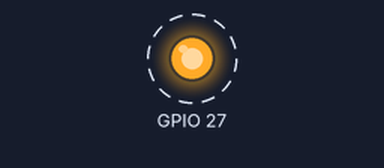
A program run on a simulated Raspberry Pi (BCM pin numbers). On the bench: output pins drawn as LEDs (lit = HIGH). Dashed ring = blinking. What the program prints to the terminal is not drawn.

Above: at 0.5 s.
Timing chart, 0 to 4.6 s (numbered marks = the images above):
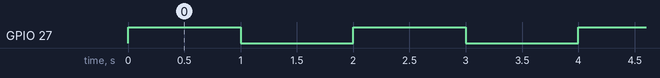

Measured:
- by itself, GPIO 27: alternates HIGH for 1.0 s and LOW for 1.0 s

The program:

led.py
```python
import RPi.GPIO as GPIO
import time

GPIO.setmode(GPIO.BCM)
GPIO.setup(27,GPIO.OUT)

try:
    print("LED funcionando. Presiona ctrl C para salir")
    while True:
        GPIO.output(27, True)
        time.sleep(1)
        GPIO.output(27, False)
        time.sleep(1)
except KeyboardInterrupt:
    print("Saliendo...")
finally:
    GPIO.cleanup()
```
